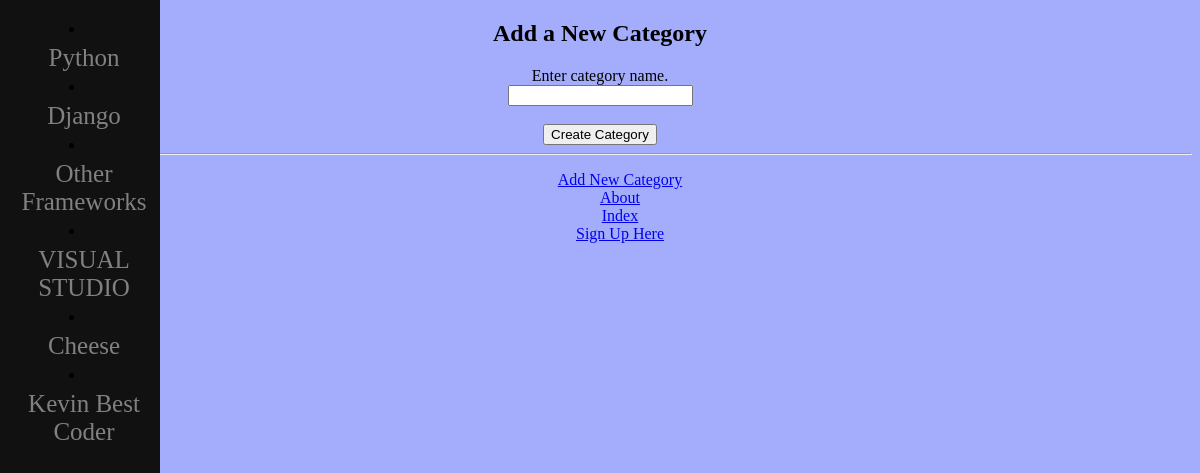
Screenshot of /rango/add_category (signed in) with the database file from the repository.
### rango/models.py (models this page shows, shortened)
class Category(models.Model):
    name = models.CharField(max_length=128, unique=True)
    views = models.IntegerField(default=0)
    likes = models.IntegerField(default=0)
    slug = models.SlugField(unique=True)
    class Meta:
        verbose_name_plural = 'categories'

### rango/views.py (the view, shortened to what this page needs)
# urls.py: path('add_category', views.add_category, name='add_category'),
@login_required
def add_category(request):
    form = CategoryForm()
    return render(request, 'rango/add_category.html',{'form':form})

### rango/forms.py
class CategoryForm(forms.ModelForm):
    name = forms.CharField(max_length=128, help_text="Enter category name.")
    views = forms.IntegerField(widget=forms.HiddenInput(),initial=0) #define form inputs for stuff you are hiding because your model expects an input for those attributes
    likes = forms.IntegerField(widget=forms.HiddenInput(),initial=0) #if you excluded these hidden inputs in the meta, it should work as well
    slug = forms.CharField(widget=forms.HiddenInput(), required=False)
    class Meta:
        model = Category
        fields = ('name',)

### rango/templatetags/rango_template_tags.py (called while the page is built)
@register.inclusion_tag('rango/cats.html') #mash up rango/cats.html with a method called get_category_list() which contains all categories
def get_category_list(cat=None):
    print(cat)
    return {'cats':Category.objects.all(),
    'act_cat':cat} #cat does not update its value to the current category being visited

### templates/rango/add_category.html (shortened to what this page needs)
{% extends 'rango/base.html' %}
{% load static %}
{% block body_block %}
        <form role="form" id="category_form" method="post"action="{% url 'rango:add_category' %}">
            <h2 class="form-signin-heading"> Add a New Category</h2>
            {% for field in form.visible_fields %}
                {{ field.help_text }}<br/>
                {{ field }}<br/>
                {% endfor %}
            <br/>
        <button class="btn btn-primary"type="submit" name="submit">Create Category</button>
        </form>
{% endblock %}

### templates/rango/cats.html
{% for c in cats %}
    {% if c == act_cat %}
    <li>
        <strong>
        <a href="{% url 'rango:show_category' c.slug %}">{{ c.name }}</a>
        </strong>
    </li>
    {% else %}
    <li>
        <a href="{% url 'rango:show_category' c.slug %}">{{ c.name }}</a>
    </li>
    {% endif %}
{% endfor %}

### static/css/sidenav.css (style rules this page uses)
.sidenav a { padding: 6px 8px 6px 16px; text-decoration: none; font-size: 25px; color: #818181; display: block; }

### rows the page displays
Category: name "Python"
Category: name "Django"
Category: name "Other Frameworks"
Category: name "VISUAL STUDIO"
Category: name "Cheese"
Category: name "Kevin Best Coder"

### other values shown
{{ field.help_text }} "Enter category name."
